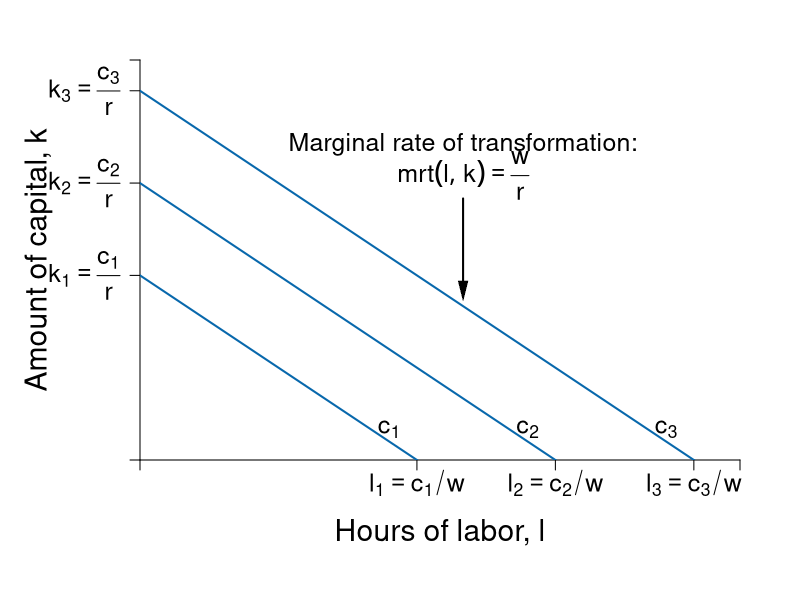

The R source for this figure:
require(shape)
pdf(file = "specprodexch/isocost_map.pdf", width = 9, height = 7)

#Set parameters for graphics
pointsize <- 1.8
axislabelsize <- 1.8
labelsize <- 1.5
namesize <- 1.8
annotatesize <- 1.5
graphlinewidth <- 2
segmentlinewidth <- 1.5

COL <- c("#7fc97f", "#beaed4", "#fdc086", "#ffff99", "#386cb0", "#f0027f", "#bf5b17", "#666666")
COLA <- c("#99d8c9","#66c2a4","#41ae76", "#238b45", "#005824")
COLB <- c("#4eb3d3", "#2b8cbe", "#0868ac","#084081")

#Edited the margins to cater for the larger LHS labels
par(mar =  c(7, 7, 3, 3))

isocost <- function(l, c = 10, w = 1, r = 1) {
  c - (w/r)*l
}


isoquant <- function(l, alpha = 0.5, x = 5) {
  (x / l^alpha)^(1/(1 - alpha))
}


xlims <- c(0, 13)
ylims <- c(0, 13)

npts <- 501 
x <- seq(xlims[1], xlims[2], length.out = npts)
y <- seq(ylims[1], ylims[2], length.out = npts) 
a <- c(13, 16.75, 19.25)

plot(0, 0, xlim = xlims, ylim = ylims, type = "n",
     xlab = expression(paste("")),
     ylab = expression(paste("")), 
     xaxt = "n", 
     yaxt = "n", 
     cex.lab = axislabelsize, 
     bty = "n",
     xaxs="i", 
     yaxs="i")

ticksy <- c(0, 6, 9, 12, ylims[2])
ylabels <- c(NA, expression(paste(k[1]==frac(c[1], r))), expression(paste(k[2]==frac(c[2], r))), expression(paste(k[3]==frac(c[3], r))), NA)
ticksx <- c(0, 6, 9, 12, xlims[2])
xlabels <- c(NA, expression(paste(l[1]==c[1]/w)), expression(paste(l[2])==c[2]/w), expression(paste(l[3]==c[3]/w)), NA)




axis(1, at = ticksx, pos = 0, labels = xlabels, cex.axis = labelsize)
axis(2, at = ticksy, pos = 0, labels = ylabels, las = 1, cex.axis = labelsize)

npts <- 500 
xx1 <- seq(xlims[1], xlims[2], length.out = npts)


lines(xx1, isocost(xx1, c = 6, w = 1, r = 1), col = COLB[3], lwd = graphlinewidth)
lines(xx1, isocost(xx1, c = 9, w = 1, r = 1), col = COLB[3], lwd = graphlinewidth)
lines(xx1, isocost(xx1, c = 12, w = 1, r = 1), col = COLB[3], lwd = graphlinewidth)


#Label the axes
mtext(expression(paste("Hours of labor, ", l)), side=1, line = 3.5, cex = axislabelsize)
text(-2.2, 0.5*ylims[2], expression(paste("Amount of capital, ", k)), xpd = TRUE, cex = axislabelsize, srt = 90) 

#Label the price lines
text(5.4, 1, expression(paste(c[1])), cex = labelsize)
text(8.4, 1, expression(paste(c[2])),cex = labelsize)
text(11.4, 1, expression(paste(c[3])),cex = labelsize)


#Add mrs = mrt at i
text(7, 10.25, expression(paste("Marginal rate of transformation:")), cex = labelsize)
text(7, 9.25, expression(paste(mrt(l,k)== frac(w,r))), cex = labelsize)
Arrows(7, 8.5, 7, 5.5, col = "black", lty = 1, lwd = 2, arr.type = "triangle", arr.lwd = 0.5)

dev.off()
